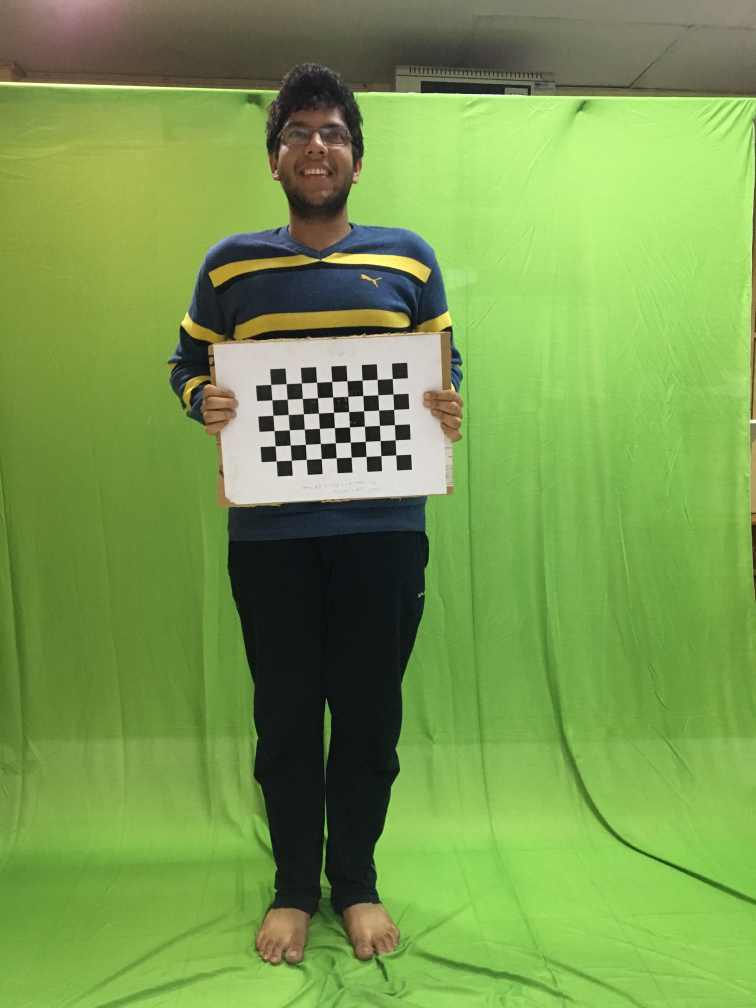
#> input picture Images/Ankesh1.JPG, 3024 x 4032 px (shown at 1/4 size)
$ python code2.py --image1 ../Images/Ankesh1.JPG --image2 ../Images/ankesh2.JPG --image3 ../Images/ankesh2.JPG --affine_mode ../Images/ankesh2.JPG   (Python 2 division)
#> lines starting #> are read from the running program, lines starting #| are printed output that depends on the picture; after the words box and inside, x2 and y2 are one past the last pixel; in counts of white or black regions, pixels touching at a corner belong together
### src/segment.py
import cv2
import numpy as np
import argparse
import time
import sys
def segment_ycrcb(orig, params, tola, tolb):
    ycrcb_im = cv2.cvtColor(orig, cv2.COLOR_BGR2YCR_CB)
    Cb_key, Cr_key = params
    blue = ycrcb_im[:, :, 2]
    red = ycrcb_im[:, :, 1]

    diffbsq = (blue - Cb_key)**2
    diffrsq = (red - Cr_key)**2
    dist = np.sqrt(diffbsq + diffrsq).astype(np.float32)

    mask = ((dist - tola) / (tolb - tola)).astype(np.float32)
    mask[dist < tola] = 0.0
    mask[dist > tolb] = 1.0
    return mask


def get_region(img):
    # [5 lines of commented-out code are left out]
    r=(80,80,100,100)
    cv2.destroyAllWindows()
    return r


def get_params_ycrcb(img, region):
    ycrcb_img = cv2.cvtColor(img, cv2.COLOR_BGR2YCR_CB).astype(np.float32)
    cv2.destroyAllWindows()
    r = [int(x) for x in region]
    region = ycrcb_img[int(region[1]):int(
        region[1] + region[3]), int(region[0]):int(region[0] + region[2])]
    y_mean, Cr_mean, Cb_mean = np.mean(region, axis=(0, 1))
    y_std, Cr_std, Cb_std = np.std(region, axis=(0, 1))
    return [Cb_mean, Cr_mean]


def get_params_hls(img, region):
    hls_img = cv2.cvtColor(img, cv2.COLOR_BGR2HLS).astype(np.float32)
    r = [int(x) for x in region]
    region = hls_img[int(region[1]):int(region[1] + region[3]),
                     int(region[0]):int(region[0] + region[2])]
    h_mean, l_mean, s_mean = np.mean(region, axis=(0, 1))
    h_std, l_std, s_std = np.std(region, axis=(0, 1))
    return [h_mean, h_std, l_mean, l_std, s_mean, s_std]


# [6 lines left out: function brighten, not called in this run]


def mod_mask(mask, low, high):
    mask = mask.copy()
    mask[mask > high] = 1.0
    mask[mask < low] = 0.0
    return mask


# def get_mask(img, bg, param_ycrcb, param_hls, tola=16, tolb=50, low_thresh=0.05, high_thresh=0.25, alpha=1.0, beta=0.0, gamma=1.0, sz=5, space=200, erode_sz=3):
def get_mask(img,param_ycrcb, tola=16, tolb=50, low_thresh=0.05, high_thresh=0.25, sz=5, space=200,erode_sz=2):
    ##ENSURE THAT param_ycrcb and param_hls correspond to brigthened img

    #     brimg = brighten(img,alpha,beta,gamma)
    brimg = img

    if not (sz<=0 or space<=1):
        brimg = cv2.bilateralFilter(brimg, sz, space, space)

    mask = segment_ycrcb(brimg, param_ycrcb, tola, tolb)
    mask = mod_mask(mask, low_thresh, high_thresh)

    if not(erode_sz <= 1):
        kernel = np.ones((erode_sz,erode_sz),np.uint8)
        mask = cv2.erode(mask,kernel,iterations = 1)
    return mask
# [12 lines left out: functions get_bgra, write_alpha_img, not called in this run]
def get_key_param(img):
    key_region = get_region(img)
    ycrcb = get_params_ycrcb(img, key_region)
    hls = get_params_hls(img, key_region)
    return (ycrcb, hls)
def segmenter(img):
    # green_img_path = sys.argv[1]
    # img = cv2.imread(green_img_path)
    print img.shape
    # exit(1)
    key_param = get_key_param(img)
    cv2.namedWindow('controls')
    def nothing(gyxfdd):
        pass

    cv2.createTrackbar('Keying tol low', 'controls', 23 , 100, nothing)
    cv2.createTrackbar('Keying tol high', 'controls', 50, 200, nothing)
    cv2.createTrackbar('Mask low Thresh (x100)', 'controls', 5, 100, nothing)
    cv2.createTrackbar('Mask high Thresh (x100)', 'controls', 25, 100, nothing)
    cv2.createTrackbar('Erode size', 'controls', 3, 10, nothing)
    cv2.createTrackbar('BiLat size', 'controls', 5, 100, nothing)
    cv2.createTrackbar('BiLat space', 'controls', 200, 500, nothing)
    cv2.createTrackbar('Sat mul low', 'controls', 5, 100, nothing)
    cv2.createTrackbar('Sat mul high', 'controls', 7, 100, nothing)
    cv2.createTrackbar('Light mask strength', 'controls', 20, 100, nothing)
    cv2.createTrackbar('Light mask size', 'controls', 3, 20, nothing)
    # cv2.imshow("nn",img)
    # cv2.waitKey(0)

    # while True:
    tola = cv2.getTrackbarPos('Keying tol low', 'controls')
    tolb = cv2.getTrackbarPos('Keying tol high', 'controls')
    low_thresh = cv2.getTrackbarPos('Mask low Thresh (x100)', 'controls')/100
    high_thresh = cv2.getTrackbarPos('Mask high Thresh (x100)', 'controls')/100
    erode_sz = cv2.getTrackbarPos('Erode size', 'controls')
    sz = cv2.getTrackbarPos('BiLat size', 'controls')
    space  = cv2.getTrackbarPos('BiLat space', 'controls')
    sat_mul_lo  = cv2.getTrackbarPos('Sat mul low', 'controls')
    sat_mul_hi  = cv2.getTrackbarPos('Sat mul high', 'controls')
    scale_blur  = cv2.getTrackbarPos('Light mask strength', 'controls')
    blur_size  = cv2.getTrackbarPos('Light mask size', 'controls')

    key_mask = get_mask( img, key_param[0], tola, tolb, low_thresh, high_thresh, sz, space, erode_sz)
        # cv2.imshow("image",key_mask*255)
        # cv2.waitKey(300)
    cv2.imwrite('lolu.jpg',key_mask*255)
    return key_mask*255

# [2 lines that do not run on import are left out]

### src/code2.py
import argparse
import cv2
import numpy as np
import matplotlib.pyplot as plt
import math
import sys
import segment

# initialize the list of reference points and boolean indicating
# whether cropping is being performed or not
refPt = []
r1=5 #for affine correction
r2=2 #for measurement
ref_ht=2.84
rectangle_row=9
rectangle_col=6
# square_size=int(r+1)
criteria = (cv2.TERM_CRITERIA_EPS + cv2.TERM_CRITERIA_MAX_ITER, 30, 0.001)
metre_pixel_x=0
metre_pixel_y=0
window_name1="image"
draw_radius=10

# [40 lines left out: functions squ_point, click_and_crop, get_distance, not called in this run]

def get_points(img):
    points= []
    img_to_show = img.copy()
    # [4 lines left out: function draw_circle, not called in this run]
    cv2.namedWindow('image',cv2.WINDOW_NORMAL)
    cv2.resizeWindow('image', img.shape[0],img.shape[1])
    cv2.setMouseCallback('image',draw_circle)
    while(1):
        cv2.imshow('image',img_to_show)
        k = cv2.waitKey(20) & 0xFF
        if k == 27:
            break
    cv2.destroyAllWindows()
    return points

# [13 lines left out: functions get_real_world_distance, get_waist, not called in this run]


# returns 4 points at square_size of checkboard
def chess_board_corners(image,gray,r):
	square_size=int(r+1)
	ret, corners = cv2.findChessboardCorners(image, (rectangle_row,rectangle_col),None)
	# corners2 = cv2.cornerSubPix(gray,corners,(11,11),(-1,-1),criteria)
	# Uncomment for old opencv version

	cv2.cornerSubPix(gray,corners,(11,11),(-1,-1),criteria)
	# New version does inplace
	corners2=corners
	coordinates=[]
	coordinates.append((corners2[0,0,0],corners2[0,0,1]))
	coordinates.append((corners2[square_size-1,0,0],corners2[square_size-1,0,1]))
	coordinates.append((corners2[rectangle_row*(square_size-1),0,0],corners2[rectangle_row*(square_size-1),0,1]))
	coordinates.append((corners2[rectangle_row*(square_size-1)+square_size-1,0,0],corners2[rectangle_row*(square_size-1)+square_size-1,0,1]))
	return coordinates
	# print coordinates

# receives an image and performs affine transform using chess_board_corners
# [106 lines left out: functions affine_correct_params, affine_correct, grub_cut, drawCircle, getHeadPoint, first_sharp_fall and 1 more, not called in this run]


def analyze_chessboard(image,affine_correct_flag):
	clone = image.copy()
	gray = cv2.cvtColor(image,cv2.COLOR_BGR2GRAY)
	cv2.setMouseCallback(window_name1, click_and_crop)

	dst=np.copy(image) # created to ease affine_correct mode
	affine_correct_parameters=None
	if (affine_correct_flag=='True'):
		affine_correct_parameters=affine_correct_params(dst)

	gray2 = cv2.cvtColor(dst,cv2.COLOR_BGR2GRAY)
	temp=chess_board_corners(dst,gray2,r2)

	ret, corners = cv2.findChessboardCorners(dst, (rectangle_row,rectangle_col),None)

	# corners2 = cv2.cornerSubPix(gray2,corners,(11,11),(-1,-1),criteria)
	# dst = cv2.drawChessboardCorners(dst, (9,6), corners2, ret)
	# Uncomment this for old version and comment next 2

	cv2.cornerSubPix(gray2,corners,(11,11),(-1,-1),criteria)
	cv2.drawChessboardCorners(dst, (9,6), corners, ret)

	metre_pixel_x=(r2*ref_ht)/(abs(temp[0][0]-temp[1][0]))
	metre_pixel_y=(r2*ref_ht)/(abs(temp[0][1]-temp[2][1]))

	coordinate=[temp[0],temp[1]]
	# 6X6 square co-ord
	sep=((coordinate[1][0]-coordinate[0][0])/6.0)*9.0

	coordinate[0]=(max(0,int(coordinate[0][0]-2*sep)),0)
	coordinate[1]=(min(dst.shape[1],int(coordinate[1][0]+3.5*sep)),dst.shape[0])
	return metre_pixel_x,metre_pixel_y,coordinate,affine_correct_parameters

def getDistance(p1,p2):
	return (p1[0]-p2[0],p1[1]-p2[1])

def pixel_to_distance(p1,mx,my):
	return math.sqrt((p1[0]*mx)**2+(p1[1]*my)**2)

# [14 lines left out: function detect_point_and_ask_user, not called in this run]


def measure_distance(segmented_image,segmented_arm_image,arm_spread_image,waist_image,image,metre_pixel_x,metre_pixel_y):
	# print metre_pixel_x
	# print metre_pixel_y
	waist_a = get_points(arm_spread_image)
	waist_b = get_points(waist_image)
	dist1=getDistance(waist_a[0],waist_a[1])
	dist1=pixel_to_distance(dist1,metre_pixel_x,metre_pixel_y)
	dist2=getDistance(waist_b[0],waist_b[1])
	dist2=pixel_to_distance(dist2,metre_pixel_x,metre_pixel_y)
	dist1 = dist1/2
	dist2 = dist2/2
	perimeter = 2 * 3.1415 * math.sqrt((dist1*dist1 + dist2*dist2)/2)
	print "waist",perimeter

	head_pt = getHeadPoint(segmented_image)
	# segmented_image = drawCircle(segmented_image, (head_pt[0],head_pt[1]), draw_radius)
	image = drawCircle(image, (head_pt[0],head_pt[1]), draw_radius)
	cv2.imwrite('detected2.jpg', segmented_image)

	left_fall_lambda=lambda img,point0,point1:first_sharp_fall(img,point0,point1,-2,6.5)
	right_fall_lambda=lambda img,point0,point1:first_sharp_fall(img,point0,point1,2,7)
	image,left_fall,right_fall=detect_point_and_ask_user(image,segmented_image,head_pt,head_pt,left_fall_lambda,right_fall_lambda)

	left_shoulder_lambda=lambda img,point0,point1:first_sharp_fall(img,point0,point1,-20,1.5)
	right_shoulder_lambda=lambda img,point0,point1:first_sharp_fall(img,point0,point1,20,1.5)
	image,left_shoulder,right_shoulder=detect_point_and_ask_user(image,segmented_image,left_fall,right_fall,left_shoulder_lambda,right_shoulder_lambda)

	dist1=getDistance(left_shoulder,left_fall)
	dist1=pixel_to_distance(dist1,metre_pixel_x,metre_pixel_y)
	dist2=getDistance(right_shoulder,right_fall)
	dist2=pixel_to_distance(dist2,metre_pixel_x,metre_pixel_y)
	dist3=getDistance(left_fall,right_fall)
	dist3=pixel_to_distance(dist3,metre_pixel_x,metre_pixel_y)
	dist_ans=dist1+dist2+dist3
	dist_tuple=dist1,dist2,dist3
	# print "Shoulder Length",dist

	head_pt = getHeadPoint(segmented_arm_image)
	arm_spread_image = drawCircle(arm_spread_image, (head_pt[0],head_pt[1]), draw_radius)
	cv2.imwrite('detected2.jpg', segmented_arm_image)
	# segmented_arm_image = drawCircle(segmented_arm_image, (head_pt[0],head_pt[1]), draw_radius)
	arm_spread_image,left_fall,right_fall=detect_point_and_ask_user(arm_spread_image,segmented_arm_image,head_pt,head_pt,left_fall_lambda,right_fall_lambda)
	arm_spread_image,left_shoulder,right_shoulder=detect_point_and_ask_user(arm_spread_image,segmented_arm_image,left_fall,right_fall,left_shoulder_lambda,right_shoulder_lambda)


	temp_img=np.copy(arm_spread_image)
	left_wrist,right_wrist = get_wrist(segmented_arm_image)
	arm_spread_image = drawCircle(arm_spread_image, (left_wrist[0], left_wrist[1]), draw_radius)
	arm_spread_image = drawCircle(arm_spread_image, (right_wrist[0], right_wrist[1]), draw_radius)
	points = get_points(arm_spread_image)
	if len(points) != 0:
		left_wrist = points[0]
		right_wrist = points[1]
		arm_spread_image=temp_img
		arm_spread_image = drawCircle(arm_spread_image, (left_wrist[0], left_wrist[1]), draw_radius)
		arm_spread_image = drawCircle(arm_spread_image, (right_wrist[0], right_wrist[1]), draw_radius)

	cv2.imwrite('detected.jpg', segmented_arm_image)


	dist1=getDistance(left_shoulder,left_fall)
	dist1=pixel_to_distance(dist1,metre_pixel_x,metre_pixel_y)
	dist2=getDistance(right_shoulder,right_fall)
	dist2=pixel_to_distance(dist2,metre_pixel_x,metre_pixel_y)
	dist3=getDistance(left_fall,right_fall)
	dist3=pixel_to_distance(dist3,metre_pixel_x,metre_pixel_y)

	dist4=getDistance(left_wrist,left_shoulder)
	dist4=pixel_to_distance(dist4,metre_pixel_x,metre_pixel_y)
	dist5=getDistance(right_wrist,right_shoulder)
	dist5=pixel_to_distance(dist5,metre_pixel_x,metre_pixel_y)
	dist_sleeve = (dist5+dist4)/2.0
	dist=dist1+dist2+dist3
	dist_tuple=dist1,dist2,dist3
	print "Shoulder Length",(dist+dist_ans)/2
	print "Sleeve Length", (dist4+dist5)/2


def main():

	ap = argparse.ArgumentParser()
	ap.add_argument("-i1", "--image1", required=True, help="Path to the checkboard_image")
	ap.add_argument("-i2", "--image2", required=True, help="Path to the arm_spread_image")
	ap.add_argument("-i3", "--image3", required=True, help="Path to the waist_image")
	ap.add_argument("-a", "--affine_mode", required=True, help="To perform Affine Corrections")
	args = vars(ap.parse_args())

	# load the image, clone it, and setup the mouse callback function
	image = cv2.imread(args["image1"])
#> image is the input picture: shape (4032, 3024, 3); mean B, G, R 78.7, 155.2, 120.5
	arm_spread_image=cv2.imread(args["image2"])
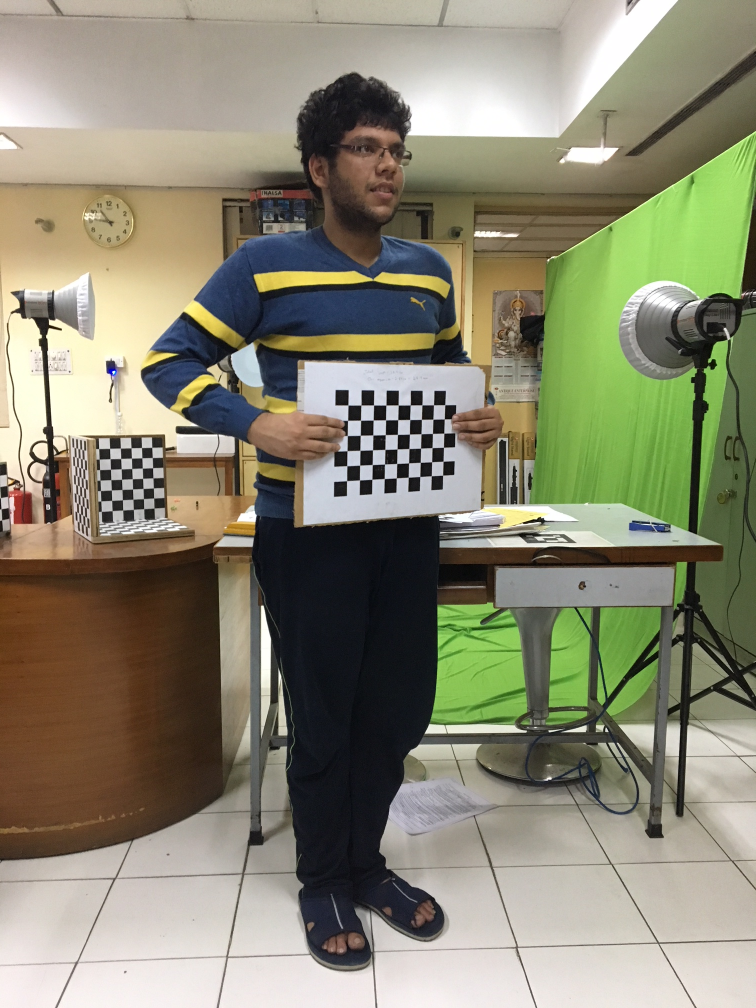
#> input picture Images/ankesh2.JPG, 1512 x 2016 px (shown at 1/2 size)
#> arm_spread_image is the input picture: shape (2016, 1512, 3); mean B, G, R 114.1, 135.5, 137.6
	waist_image = cv2.imread(args["image3"])

	affine_correct_flag= (args["affine_mode"])

	metre_pixel_x,metre_pixel_y,coordinate,affine_correct_parameters=analyze_chessboard(image,affine_correct_flag)
#> in analyze_chessboard, `gray = cv2.cvtColor(image,cv2.COLOR_BGR2GRAY)`:
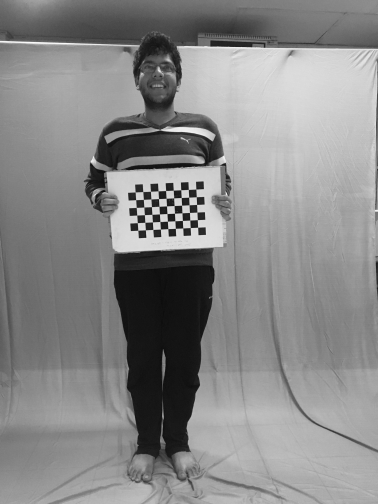
#> gray: shape (4032, 3024) (shown at 1/8 size); min 0, max 255, mean 136.1
#> in chess_board_corners, `ret, corners = cv2.findChessboardCorners(image, (rectangle_row,rectang..`: ret = True; corners = 54 rows, first 8: [1585.4, 1821.3], [1525.1, 1824], [1464.4, 1827.1], [1406.2, 1830.8], [1346, 1832.9], [1286.4, 1836], [1226.6, 1839.3], [1166.4, 1842.5]
#> in chess_board_corners, `corners2=corners`: corners2 = 54 rows, first 8: [1584.8, 1821.3], [1525, 1824.3], [1465.6, 1826.9], [1406.2, 1830.1], [1346.2, 1832.8], [1286.4, 1835.9], [1226.4, 1838.9], [1166.4, 1842.2]
#> in analyze_chessboard, `temp=chess_board_corners(dst,gray2,r2)`: temp = [(1584.8, 1821.3), (1465.6, 1826.9), (1579, 1699.9), (1459.2, 1706)]
#> in analyze_chessboard, `ret, corners = cv2.findChessboardCorners(dst, (rectangle_row,rectangle..`: ret = True
#> in analyze_chessboard, `metre_pixel_x=(r2*ref_ht)/(abs(temp[0][0]-temp[1][0]))`: metre_pixel_x = 0.0476
#> in analyze_chessboard, `metre_pixel_y=(r2*ref_ht)/(abs(temp[0][1]-temp[2][1]))`: metre_pixel_y = 0.0468
#> in analyze_chessboard, `coordinate=[temp[0],temp[1]]`: coordinate = [(1584.8, 1821.3), (1465.6, 1826.9)]
#> in analyze_chessboard, `sep=((coordinate[1][0]-coordinate[0][0])/6.0)*9.0`: sep = -178.8
#> metre_pixel_x = 0.0476; metre_pixel_y = 0.0468; coordinate = [(1942, 0), (839, 4032)]

	segmented_image=segment.segmenter(image)
#| (4032, 3024, 3)
#> in get_key_param, `key_region = get_region(img)`: key_region = (80, 80, 100, 100)
#> in get_params_ycrcb, `ycrcb_img = cv2.cvtColor(img, cv2.COLOR_BGR2YCR_CB).astype(np.float32)`:
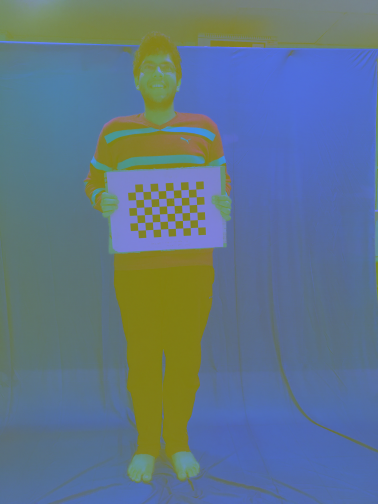
#> ycrcb_img: shape (4032, 3024, 3) float32 (shown at 1/8 size); mean B, G, R 127.2, 125.1, 86.8
#> in get_params_ycrcb, `r = [int(x) for x in region]`: r = [80, 80, 100, 100]
#> in get_params_ycrcb, `y_mean, Cr_mean, Cb_mean = np.mean(region, axis=(0, 1))`: y_mean = 107; Cr_mean = 141.5; Cb_mean = 118.7
#> in get_params_ycrcb, `y_std, Cr_std, Cb_std = np.std(region, axis=(0, 1))`: y_std = 7.39; Cr_std = 0.836; Cb_std = 1.16
#> in get_key_param, `ycrcb = get_params_ycrcb(img, key_region)`: ycrcb = [118.7, 141.5]
#> in get_params_hls, `hls_img = cv2.cvtColor(img, cv2.COLOR_BGR2HLS).astype(np.float32)`:
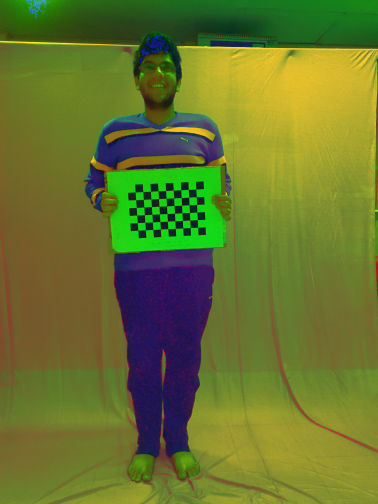
#> hls_img: shape (4032, 3024, 3) float32 (shown at 1/8 size); mean B, G, R 41.7, 114.7, 108.8
#> in get_params_hls, `r = [int(x) for x in region]`: r = [80, 80, 100, 100]
#> in get_params_hls, `h_mean, l_mean, s_mean = np.mean(region, axis=(0, 1))`: h_mean = 8.41; l_mean = 108.3; s_mean = 41.87
#> in get_params_hls, `h_std, l_std, s_std = np.std(region, axis=(0, 1))`: h_std = 2.26; l_std = 8.13; s_std = 3.87
#> in get_key_param, `hls = get_params_hls(img, key_region)`: hls = [8.41, 2.26, 108.3, 8.13, 41.87, 3.87]
#> in segmenter, `key_param = get_key_param(img)`: key_param = ([118.7, 141.5], [8.41, 2.26, 108.3, 8.13, 41.87, 3.87])
#> in segment_ycrcb, `Cb_key, Cr_key = params`: Cb_key = 118.7; Cr_key = 141.5
	print "Segmentation Completed 1"

	segmented_arm_image=segment.segmenter(arm_spread_image)
#| (2016, 1512, 3)
#> call 2 of get_params_hls, with region = (80, 80, 100, 100)
#> in get_params_hls (call 2), `region = hls_img[int(region[1]):int(region[1] + region[3]), int(region..`:
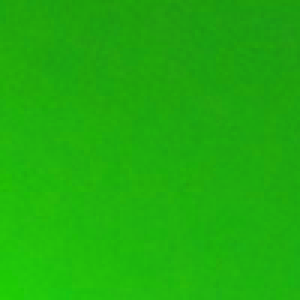
#> region: shape (100, 100, 3) float32 (shown 3 times larger); mean B, G, R 13.2, 173.3, 30.4
#> in get_params_hls (call 2), `h_mean, l_mean, s_mean = np.mean(region, axis=(0, 1))`: h_mean = 13.24; l_mean = 173.3; s_mean = 30.41
#> in get_params_hls (call 2), `h_std, l_std, s_std = np.std(region, axis=(0, 1))`: h_std = 2.12; l_std = 10.42; s_std = 2.36
#> call 2 of get_mask, with tola = 23, tolb = 50, low_thresh = 0, high_thresh = 0, sz = 5, space = 200, erode_sz = 3
#> in get_mask (call 2), `mask = cv2.erode(mask,kernel,iterations = 1)`:
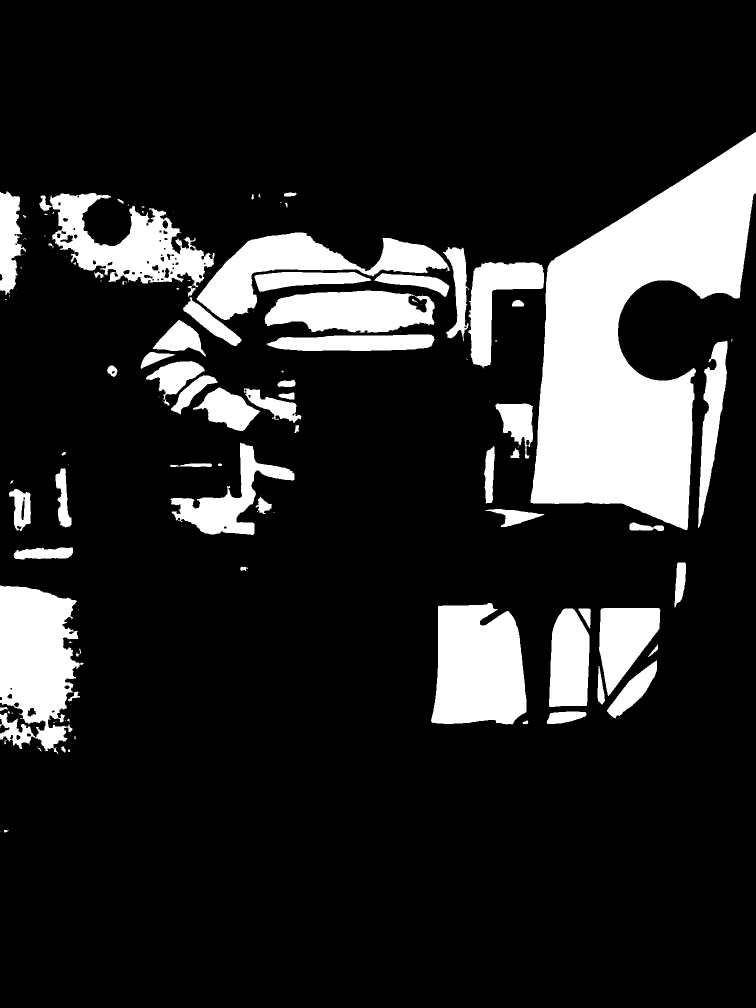
#> mask: shape (2016, 1512) float32 (shown at 1/2 size); values 0 (black) and 1 (white), 15.8% white; 122 white regions (56 under 20 px), largest, box (x1, y1, x2, y2) and area: (1061, 264, 1512, 1060) 182178, (0, 1171, 167, 1507) 38688, (862, 1206, 1053, 1449) 38541
	print "Segmentation Completed 2"

	cv2.imwrite("first.jpg",segmented_image)
	cv2.imwrite("second.jpg",segmented_arm_image)


	block_cut = np.zeros(segmented_image.shape)
	block_cut[coordinate[0][1]:coordinate[1][1],coordinate[0][0]:coordinate[1][0]] = 1
	# segmented_image=segmented_image*block_cut

	if(affine_correct_flag=='True'):
		arm_spread_image=affine_correct(arm_spread_image,affine_correct_parameters)
		waist_image=affine_correct(waist_image,affine_correct_parameters)
		segmented_image=affine_correct(segmented_image,affine_correct_parameters)
		print "Affine Corrected"

	measure_distance(segmented_image,segmented_arm_image,arm_spread_image,waist_image,image,metre_pixel_x,metre_pixel_y)
#> (key Esc is pressed here)
#> in measure_distance, `waist_a = get_points(arm_spread_image)`: waist_a = []
#> (key Enter is pressed here)

if __name__=="__main__":
#> (the run stopped early here; a loop or call above may not have finished)
